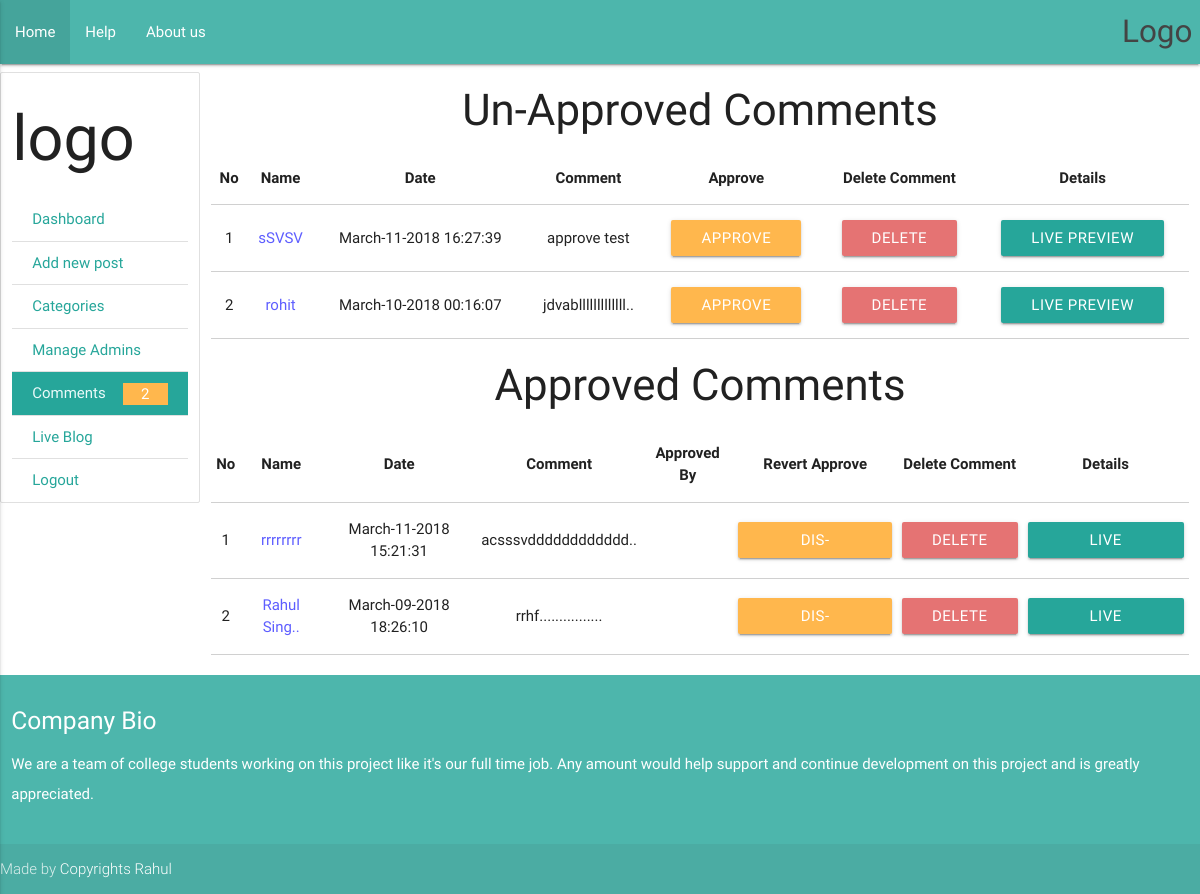
The app's page /comments.php (signed in) with its own data.
### tables this page shows
CREATE TABLE `comments` (
  `id` int(10) NOT NULL,
  `datetime` varchar(50) NOT NULL,
  `name` varchar(200) NOT NULL,
  `email` varchar(200) NOT NULL,
  `comment` varchar(500) NOT NULL,
  `approvedby` varchar(200) NOT NULL,
  `status` varchar(5) NOT NULL,
  `admin_panel_id` int(10) NOT NULL
);

### comments.php (the view, shortened to what this page needs)
<!DOCTYPE html>
<html lang="en">
    <head>
  <link href="css/materialize.css" type="text/css" rel="stylesheet" media="screen,projection"/>
  <link href="css/style.css" type="text/css" rel="stylesheet" media="screen,projection"/>
    </head>
    <body>
        <nav>
    <div class="nav-wrapper teal lighten-2">
      <a href="#" class="brand-logo right">Logo</a>
      <ul id="nav-mobile" class="left hide-on-med-and-down">
       <li><a class="white-text" href="dashboard.php">Home</a></li>
        <li><a class="white-text" href="#">Help</a></li>
        <li><a class="white-text" href="about_us.php">About us</a></li>
      </ul>
    </div>
  </nav>
	<div class="row">
          <div class="collection hov  col s12 m5 l2">
          				<h1>logo</h1>
				        <a href="dashboard.php" class="collection-item  imt  ">Dashboard</a>
                <a href="add_new_post.php" class="collection-item   ">Add new post</a>
                <a href="categories.php" class="collection-item  ">Categories</a>
                <a href="manage_admins.php" class="collection-item  ">Manage Admins</a>
                <a href="comments.php" class="collection-item active ">Comments
<?php
                  require 'conn.php';
                  $sql="SELECT COUNT(*) FROM comments WHERE status='OFF' ";
                  $result=mysqli_query($conn,$sql);
                  $results=mysqli_fetch_array($result);
                  $TotalUnApproved=array_shift($results);
                  if($TotalUnApproved>0){
?>
                  <span class="badge orange lighten-2 white-text"><?php echo $TotalUnApproved; ?></span>
                  <?php } ?>
                </a>
                    <a href="blog.php?Page=1" target="_Blank" class="collection-item  ">Live Blog</a>
                <a href="logout.php" class="collection-item  ">Logout</a>
     			 </div>
      <div class="col s12 m9 l10">
          <h3 class="center">Un-Approved Comments</h3>
          <table class="responsive-table bordered centered highlight">
        <thead>
          <tr>
              <th>No</th>
              <th>Name</th>
              <th>Date</th>
              <th>Comment</th>
              <th>Approve</th>
              <th>Delete Comment</th>
              <th>Details</th>
          </tr>
        </thead>
        <tbody>
           <?php
              require 'conn.php';
              $sql="SELECT * from comments WHERE status='OFF' ORDER BY `datetime` desc";
              $result=mysqli_query($conn,$sql);
               $SrNo=0;
              while($results=mysqli_fetch_array($result)){
                $DateTime=$results['datetime'];
                $CommentId=$results['id'];
                $PersonName=$results['name'];
                $PersonComment=$results['comment'];
                $CommentedPostId=$results['admin_panel_id'];
                 $SrNo++;
                ?>
          <tr>
           <td><?php echo htmlentities($SrNo); ?></td>
            <td style="color: #5e5eff;"><?php
            echo htmlentities($PersonName); ?></td>
            <td><?php echo htmlentities($DateTime);  ?></td>
            <td><?php
             if(strlen($PersonComment)>18){
              $PersonComment=substr($PersonComment,0,18).'..';
            }
            echo htmlentities($PersonComment);  ?></td>
            <td><a  href="approve_comment.php?id=<?php echo $CommentId; ?>" class="btn waves-effect waves-light orange lighten-2  " >Approve</a> </td>
            <td><a  href="delete_comment.php?id=<?php echo $CommentId; ?>" class="btn waves-effect waves-light  red lighten-2 " >Delete</a></td>
           <td><a  href="full_post.php?id=<?php echo $CommentedPostId; ?>"> <span class="btn waves-effect waves-light " target="_blank" >Live Preview</span></a></td>
          </tr>
            <?php } ?>
        </tbody>
      </table>
        <h3 class="center">Approved Comments</h3>
          <table class="responsive-table bordered centered highlight">
        <thead>
          <tr>
              <th>No</th>
              <th>Name</th>
              <th>Date</th>
              <th>Comment </th>
              <th>Approved By</th>
              <th>Revert Approve</th>
              <th>Delete Comment</th>
              <th>Details</th>
          </tr>
        </thead>
        <tbody>
           <?php
              require 'conn.php';
              $sql="SELECT * from comments WHERE status='ON' ORDER BY `datetime` desc";
              $result=mysqli_query($conn,$sql);
               $SrNo=0;
              while($results=mysqli_fetch_array($result)){
                $DateTime=$results['datetime'];
                $CommentId=$results['id'];
                $PersonName=$results['name'];
                $PersonComment=$results['comment'];
                $ApprovedBy=$results['approvedby'];
                $CommentedPostId=$results['admin_panel_id'];
                 $SrNo++;
                ?>
          <tr>
            <td><?php echo htmlentities($SrNo); ?></td>
            <td style="color: #5e5eff;"><?php
            if(strlen($PersonName)>10){
              $PersonName=substr($PersonName,0,10).'..';
            }
            echo htmlentities($PersonName); ?></td>
            <td><?php echo htmlentities($DateTime);  ?></td>
            <td><?php
             if(strlen($PersonComment)>18){
              $PersonComment=substr($PersonComment,0,18).'..';
            }
            echo htmlentities($PersonComment);  ?></td>
            <td><?php echo htmlentities($ApprovedBy); ?></td>
            <td><a  href="dis_approve_comment.php?id=<?php echo $CommentId; ?>" class="btn waves-effect waves-light  orange lighten-2 " >Dis-Approve</a> </td>
            <td><a  href="delete_comment.php?id=<?php echo $CommentId; ?>" class="btn waves-effect waves-light  red lighten-2 " >Delete</a></td>
            <td><a  href="full_post.php?id=<?php echo $CommentedPostId; ?>"> <span class="btn waves-effect waves-light " target="_blank" >Live Preview</span></a></td>
          </tr>
            <?php } ?>
        </tbody>
      </table>
      </div>
    </div>
      <footer class="page-footer teal lighten-2">
    <div class=" col s12 ">
      <div class="row">
        <div class="col s12 ">
          <h5 class="">Company Bio</h5>
          <p class="">We are a team of college students working on this project like it's our full time job. Any amount would help support and continue development on this project and is greatly appreciated.</p>
        </div>
      </div>
    </div>
    <div class="footer-copyright">
      <div class="container ">
      Made by <a class="white-text" href="http://materializecss.com">Copyrights Rahul</a>
      </div>
    </div>
  </footer>
  </html

### css/style.css (style rules this page uses)
nav ul a, nav .brand-logo { color: #444; }
p { line-height: 2rem; }
footer.page-footer { margin: 0; }

### comments.php (style rules this page uses)
html { height:100%; }
body { min-height: 100%; }

### records on screen
comments: name "sSVSV", datetime "March-11-2018 16:27:39", comment "approve test"
comments: name "rohit", datetime "March-10-2018 00:16:07", comment "jdvablllllllllllll.."
comments: name "rrrrrrrr", datetime "March-11-2018 15:21:31", comment "acsssvdddddddddddd.."
comments: name "Rahul Sing..", datetime "March-09-2018 18:26:10", comment "rrhf................"

### other values on screen
$TotalUnApproved "2"
